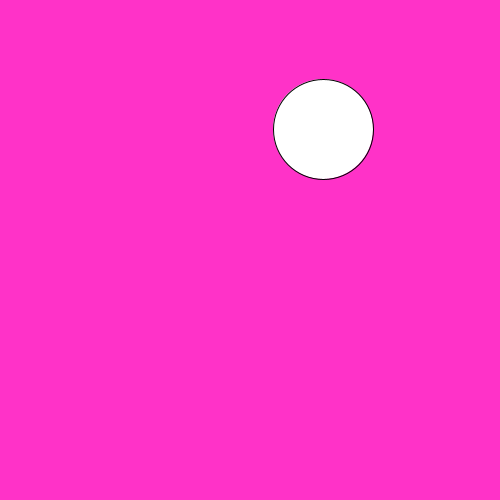
Frame 1 (no input)
Frame 60 (the mouse pressed at the canvas centre just before this capture): identical to frame 1, image omitted
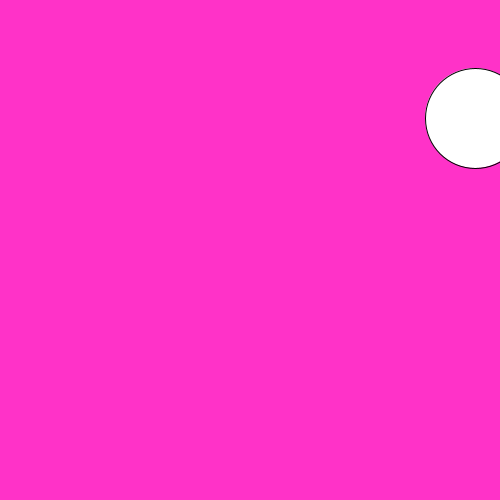
Frame 120 (the mouse held since frame 60 and released just before this capture)

The Processing sketch that drew these frames (run headless with seeded random() and noise(); from frame 60 on, the mouse is pressed at the canvas centre):

// Processing sketch: Slippery_Dot
// ── Slippery_Dot.pde
// 4. create three integer variables to  
    //    represent the x, y, and the size of the ellipse
  
    int x = (int)random(500);
    int y = (int)random(500);
    int size = 100;
    void setup() {
      //1. set the size of your sketch
    size(500, 500);
    }
    
    void draw() {
      //2. set the background color of your sketch
      background(500, 50, 200);
      //3. draw an ellipse. Make sure it fits in the window.
      ellipse(x, y, size, size);
      //5. use the variables created in step 4 in place of the numbers
      //   in your ellipse
   
    }
    
    void mousePressed() {
      //6a. create an integer variable called distance
      int distance;
     distance = getDistance(mouseX, mouseY, x, y);
      //6b. use the getDistance method to initialize your varible
      //    use the mouse's x and y and the x and y of your ellipse 
    
      //7. print the distance variable
     println(distance);
      
      //8a. make an if statement to check if the distance variable
      //   is within the size of the ellipse
      if( distance <= x || distance <= y){
      x = (int)random(500);
      y = (int)random(500);
      }
        //8b.  set the x and y of the ellipse to a random location on the window
       
      
    }
    
    int getDistance(int x1, int y1, int x2, int y2) {
      return (int)Math.sqrt(Math.pow((x1-x2),2) + Math.pow((y1-y2),2));
    }
    
